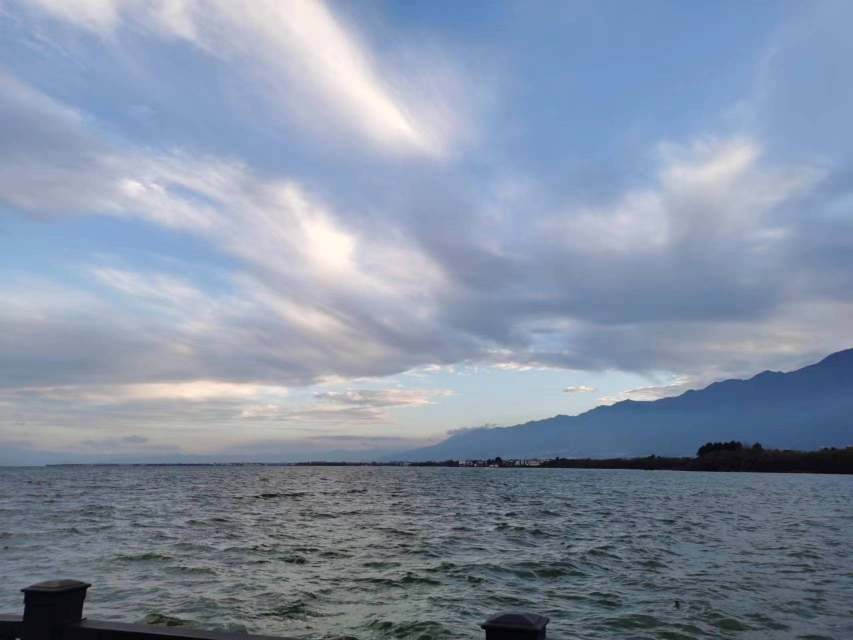
#> input picture 128游学孟-广州/第六周作业/img1.jpg, 1706 x 1280 px, found by its file name (shown at 1/2 size)
$ python Sift.py
#> lines starting #> are read from the running program, lines starting #| are printed output that depends on the picture
import cv2

# 读取源图像和目标图像
img1 = cv2.imread("D://xuexi//zuoye//week6//img1.jpg",cv2.IMREAD_GRAYSCALE)
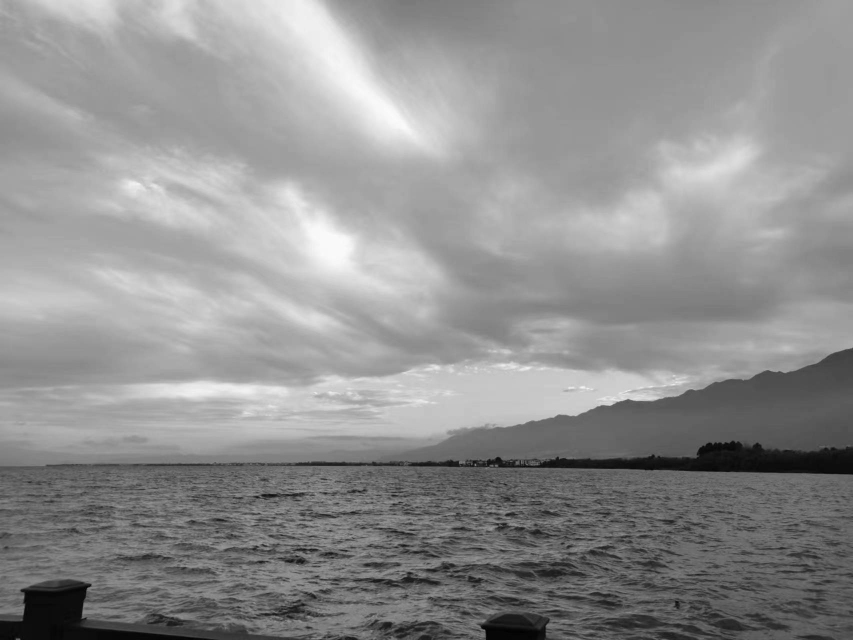
#> img1: shape (1280, 1706) (shown at 1/2 size); min 0, max 251, mean 143.6
img2 = cv2.imread("D://xuexi//zuoye//week6//img2.jpg",cv2.IMREAD_GRAYSCALE)
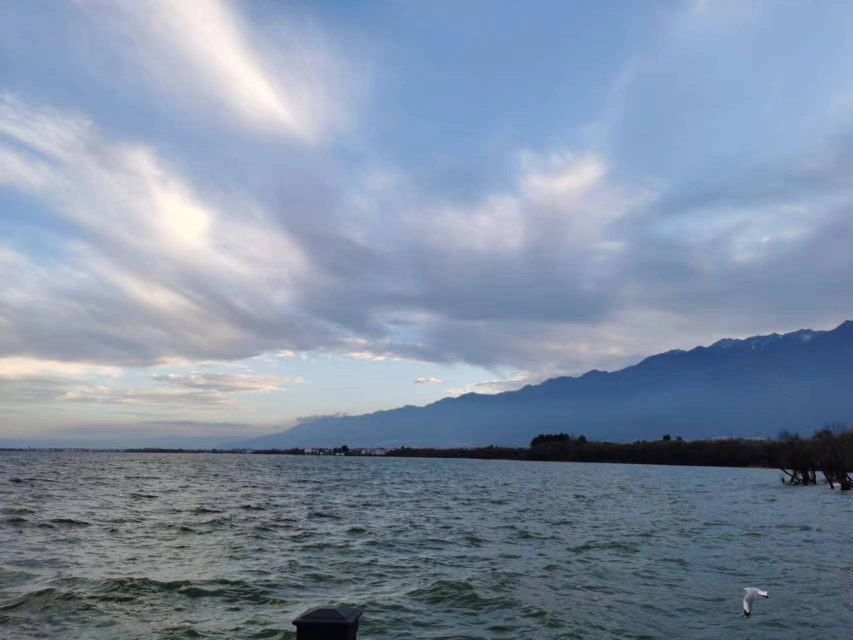
#> input picture 128游学孟-广州/第六周作业/img2.jpg, 1706 x 1280 px, found by its file name (shown at 1/2 size)
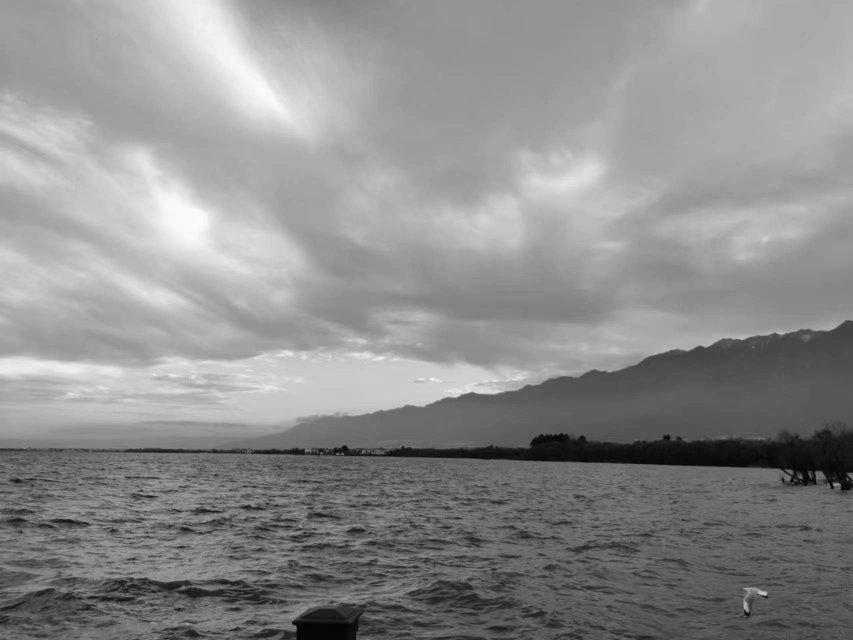
#> img2: shape (1280, 1706) (shown at 1/2 size); min 0, max 252, mean 141.1

# 缩放图像
scale_percent = 50
width1 = int(img1.shape[1]*scale_percent/100)
#> width1 = 853
height1 = int(img1.shape[0]*scale_percent/100)
#> height1 = 640
dim1 = (width1,height1)
#> dim1 = (853, 640)
img1 = cv2.resize(img1,dim1,interpolation=cv2.INTER_AREA)
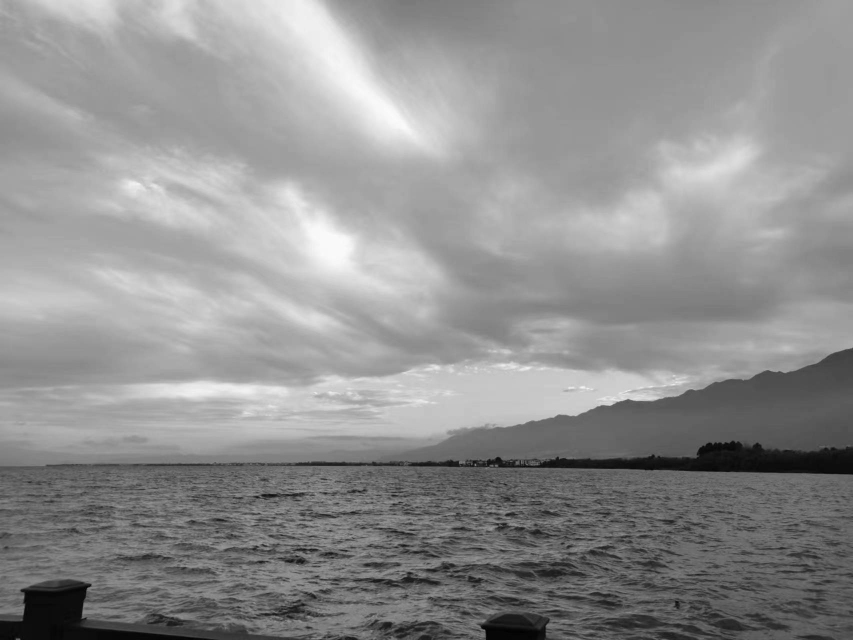
#> img1: shape (640, 853); min 0, max 251, mean 143.8

width2 = int(img2.shape[1]*scale_percent/100)
#> width2 = 853
height2 = int(img2.shape[0]*scale_percent/100)
#> height2 = 640
dim2 = (width2,height2)
#> dim2 = (853, 640)
img2 = cv2.resize(img2,dim2,interpolation=cv2.INTER_AREA)
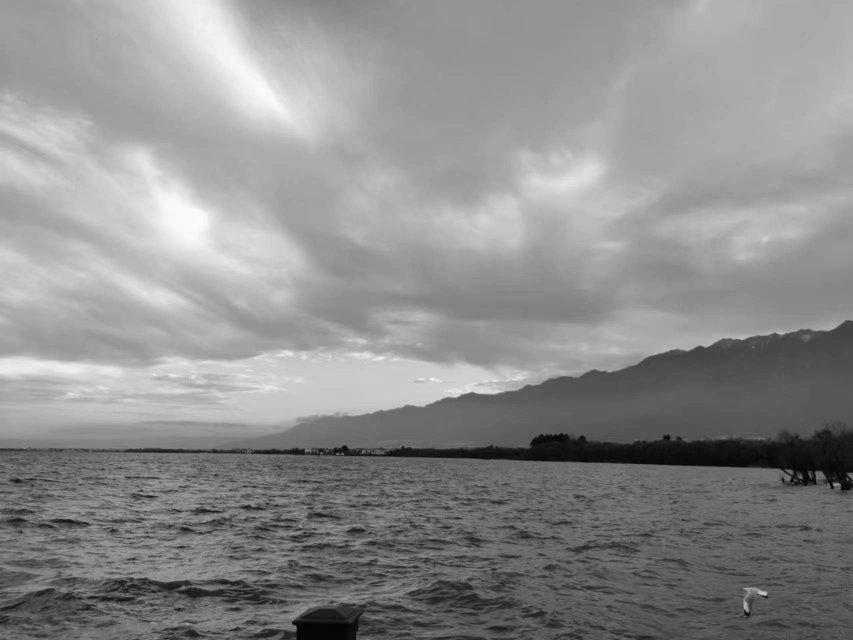
#> img2: shape (640, 853); min 0, max 251, mean 141.2

# 创建SIFT对象
sift = cv2.SIFT_create()

# 检测关键点和计算描述符
keypoints1,descriptors1 = sift.detectAndCompute(img1,None)
#> keypoints1 = 1553 keypoints; strongest (x, y, size): (89, 585, 2.4), (301, 561, 5.2), (257, 497, 2), (507, 515, 2.5)
keypoints2,descriptors2 = sift.detectAndCompute(img2,None)
#> keypoints2 = 1586 keypoints; strongest (x, y, size): (764, 593, 3.1), (837, 485, 4), (745, 606, 3.9), (832, 487, 2.4)

# 创建BFMatcher对象，并进行特征点匹配
bf = cv2.BFMatcher()
matches = bf.match(descriptors1,descriptors2)
#> matches = 1553 matches

# 根据特征点间的距离排序
matches = sorted(matches,key = lambda x:x.distance)

# 可视化匹配结果
img_matches = cv2.drawMatches(img1,keypoints1,img2,keypoints2,matches[:10],None,flags=cv2.DRAW_MATCHES_FLAGS_DRAW_RICH_KEYPOINTS)
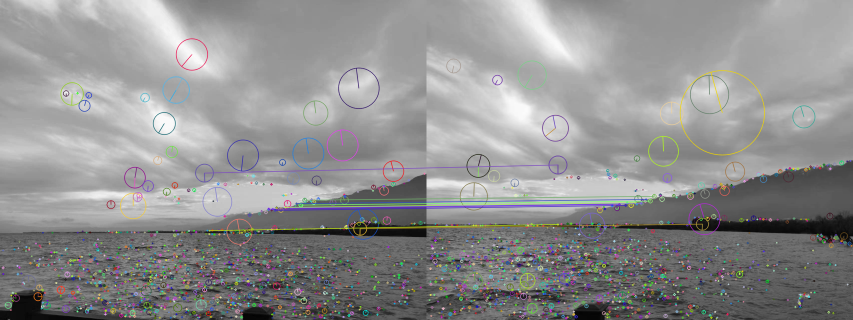
#> img_matches: shape (640, 1706, 3) (shown at 1/2 size); mean of channels 0, 1, 2 143.1, 143.1, 143.1; drawn as B, G, R
cv2.imshow("Matches",img_matches)
cv2.waitKey(0)
